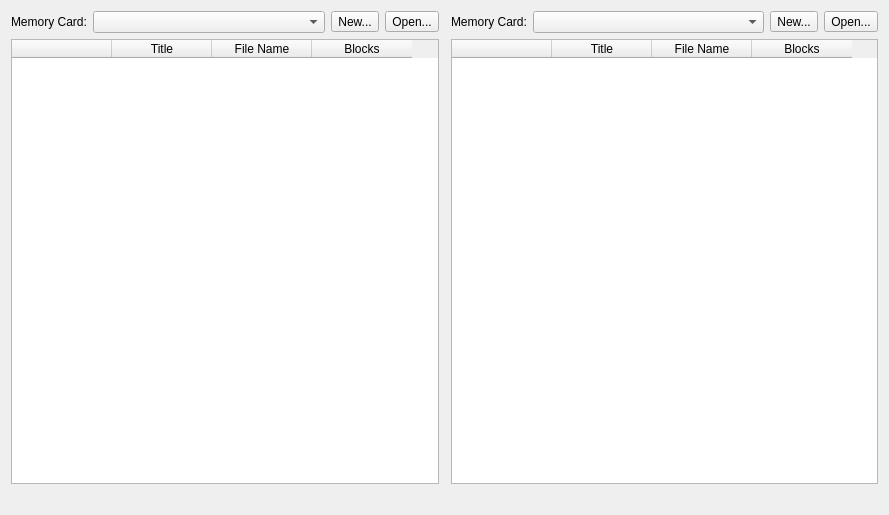
<?xml version="1.0" encoding="UTF-8"?>
<ui version="4.0">
 <class>MemoryCardEditorDialog</class>
 <widget class="QWidget" name="MemoryCardEditorDialog">
  <property name="geometry">
   <rect>
    <x>0</x>
    <y>0</y>
    <width>889</width>
    <height>515</height>
   </rect>
  </property>
  <property name="windowTitle">
   <string>Memory Card Editor</string>
  </property>
  <property name="windowIcon">
   <iconset resource="resources/resources.qrc">
    <normaloff>:/icons/goosestation.png</normaloff>:/icons/goosestation.png</iconset>
  </property>
  <layout class="QGridLayout" name="gridLayout">
   <item row="1" column="0">
    <widget class="QTableWidget" name="cardA">
     <property name="selectionMode">
      <enum>QAbstractItemView::SingleSelection</enum>
     </property>
     <property name="selectionBehavior">
      <enum>QAbstractItemView::SelectRows</enum>
     </property>
     <property name="iconSize">
      <size>
       <width>16</width>
       <height>16</height>
      </size>
     </property>
     <attribute name="horizontalHeaderShowSortIndicator" stdset="0">
      <bool>true</bool>
     </attribute>
     <attribute name="verticalHeaderVisible">
      <bool>false</bool>
     </attribute>
     <column>
      <property name="text">
       <string/>
      </property>
     </column>
     <column>
      <property name="text">
       <string>Title</string>
      </property>
     </column>
     <column>
      <property name="text">
       <string>File Name</string>
      </property>
     </column>
     <column>
      <property name="text">
       <string>Blocks</string>
      </property>
     </column>
    </widget>
   </item>
   <item row="0" column="3">
    <layout class="QHBoxLayout" name="horizontalLayout_2" stretch="0,1,0,0">
     <item>
      <widget class="QLabel" name="label_2">
       <property name="text">
        <string>Memory Card:</string>
       </property>
      </widget>
     </item>
     <item>
      <widget class="QComboBox" name="cardBPath">
       <property name="currentText">
        <string/>
       </property>
      </widget>
     </item>
     <item>
      <widget class="QToolButton" name="newCardB">
       <property name="text">
        <string>New...</string>
       </property>
       <property name="icon">
        <iconset resource="resources/resources.qrc">
         <normaloff>:/icons/document-new.png</normaloff>:/icons/document-new.png</iconset>
       </property>
      </widget>
     </item>
     <item>
      <widget class="QToolButton" name="openCardB">
       <property name="text">
        <string>Open...</string>
       </property>
       <property name="icon">
        <iconset resource="resources/resources.qrc">
         <normaloff>:/icons/document-open.png</normaloff>:/icons/document-open.png</iconset>
       </property>
      </widget>
     </item>
    </layout>
   </item>
   <item row="2" column="3">
    <layout class="QHBoxLayout" name="horizontalLayout_3" stretch="1,0">
     <item>
      <widget class="QLabel" name="cardBUsage">
       <property name="text">
        <string notr="true"/>
       </property>
      </widget>
     </item>
     <item>
      <widget class="QDialogButtonBox" name="buttonBoxB">
       <property name="standardButtons">
        <set>QDialogButtonBox::NoButton</set>
       </property>
      </widget>
     </item>
    </layout>
   </item>
   <item row="2" column="0">
    <layout class="QHBoxLayout" name="horizontalLayout_4" stretch="1,0">
     <item>
      <widget class="QLabel" name="cardAUsage">
       <property name="text">
        <string notr="true"/>
       </property>
      </widget>
     </item>
     <item>
      <widget class="QDialogButtonBox" name="buttonBoxA">
       <property name="standardButtons">
        <set>QDialogButtonBox::NoButton</set>
       </property>
      </widget>
     </item>
    </layout>
   </item>
   <item row="0" column="0">
    <layout class="QHBoxLayout" name="horizontalLayout" stretch="0,1,0,0">
     <item>
      <widget class="QLabel" name="label">
       <property name="text">
        <string>Memory Card:</string>
       </property>
      </widget>
     </item>
     <item>
      <widget class="QComboBox" name="cardAPath"/>
     </item>
     <item>
      <widget class="QToolButton" name="newCardA">
       <property name="text">
        <string>New...</string>
       </property>
       <property name="icon">
        <iconset resource="resources/resources.qrc">
         <normaloff>:/icons/document-new.png</normaloff>:/icons/document-new.png</iconset>
       </property>
      </widget>
     </item>
     <item>
      <widget class="QToolButton" name="openCardA">
       <property name="text">
        <string>Open...</string>
       </property>
       <property name="icon">
        <iconset resource="resources/resources.qrc">
         <normaloff>:/icons/document-open.png</normaloff>:/icons/document-open.png</iconset>
       </property>
      </widget>
     </item>
    </layout>
   </item>
   <item row="1" column="3">
    <widget class="QTableWidget" name="cardB">
     <property name="selectionMode">
      <enum>QAbstractItemView::SingleSelection</enum>
     </property>
     <property name="selectionBehavior">
      <enum>QAbstractItemView::SelectRows</enum>
     </property>
     <property name="iconSize">
      <size>
       <width>16</width>
       <height>16</height>
      </size>
     </property>
     <attribute name="horizontalHeaderShowSortIndicator" stdset="0">
      <bool>true</bool>
     </attribute>
     <attribute name="verticalHeaderVisible">
      <bool>false</bool>
     </attribute>
     <column>
      <property name="text">
       <string/>
      </property>
     </column>
     <column>
      <property name="text">
       <string>Title</string>
      </property>
     </column>
     <column>
      <property name="text">
       <string>File Name</string>
      </property>
     </column>
     <column>
      <property name="text">
       <string>Blocks</string>
      </property>
     </column>
    </widget>
   </item>
   <item row="1" column="1">
    <widget class="QDialogButtonBox" name="centerButtonBox">
     <property name="orientation">
      <enum>Qt::Vertical</enum>
     </property>
     <property name="standardButtons">
      <set>QDialogButtonBox::NoButton</set>
     </property>
    </widget>
   </item>
  </layout>
 </widget>
 <resources>
  <include location="resources/resources.qrc"/>
 </resources>
 <connections/>
</ui>
